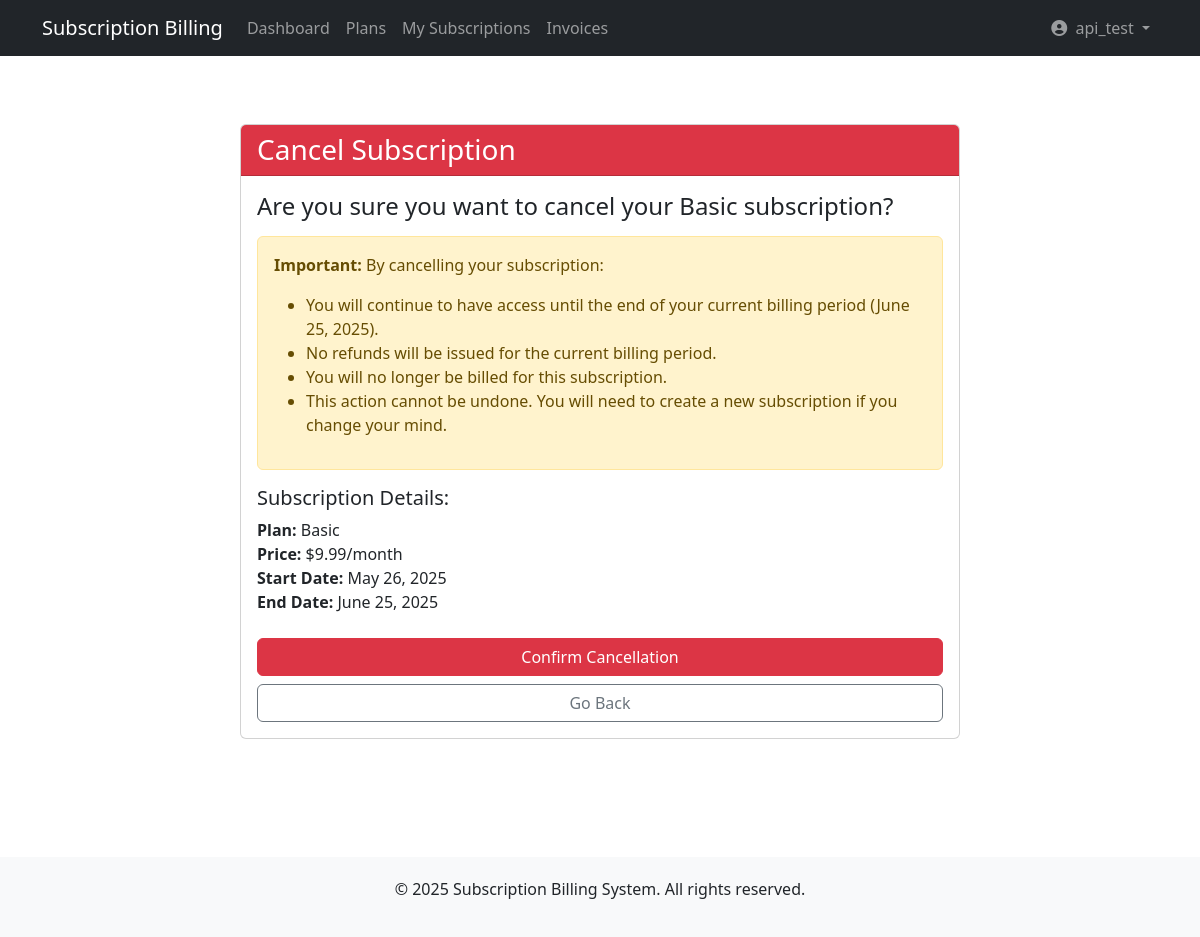
Screenshot of /subscriptions/4/cancel/ (signed in) with the database file from the repository.
### billing/models.py (models this page shows, shortened)
class Subscription(models.Model):
    STATUS_CHOICES = (
        ('active', 'Active'),
        ('cancelled', 'Cancelled'),
        ('expired', 'Expired'),
    )
    user = models.ForeignKey(User, on_delete=models.CASCADE, related_name='subscriptions')
    email = models.EmailField(null=True, blank=True, help_text="Email address for subscription notifications")
    plan = models.ForeignKey(Plan, on_delete=models.CASCADE)
    start_date = models.DateField(default=timezone.now)
    end_date = models.DateField()
    status = models.CharField(max_length=20, choices=STATUS_CHOICES, default='active')
    created_at = models.DateTimeField(auto_now_add=True)
    updated_at = models.DateTimeField(auto_now=True)

class Plan(models.Model):
    PLAN_TYPES = (
        ('basic', 'Basic'),
        ('pro', 'Pro'),
        ('enterprise', 'Enterprise'),
    )
    name = models.CharField(max_length=50, choices=PLAN_TYPES)
    price = models.DecimalField(max_digits=10, decimal_places=2)
    description = models.TextField()

### billing/views.py (the view)
# urls.py: path('subscriptions/<int:subscription_id>/cancel/', cancel_subscription, name='cancel_subscription'),
@login_required
def cancel_subscription(request, subscription_id):
    subscription = get_object_or_404(Subscription, id=subscription_id, user=request.user)
    if subscription.status != 'active':
        messages.error(request, 'Only active subscriptions can be cancelled.')
        return redirect('subscription_detail', pk=subscription_id)
    if request.method == 'POST':
        subscription.status = 'cancelled'
        subscription.save()
        messages.success(request, 'Your subscription has been cancelled.')
        return redirect('subscriptions')
    return render(request, 'billing/cancel_subscription.html', {'subscription': subscription})

### billing/templates/billing/cancel_subscription.html (shortened to what this page needs)
{% extends 'billing/base.html' %}
{% block content %}
<div class="container py-5">
    <div class="row justify-content-center">
        <div class="col-md-8">
            <div class="card">
                <div class="card-header bg-danger text-white">
                    <h3 class="mb-0">Cancel Subscription</h3>
                </div>
                <div class="card-body">
                    <h4 class="mb-3">Are you sure you want to cancel your {{ subscription.plan.get_name_display }} subscription?</h4>
                    <div class="alert alert-warning">
                        <p><strong>Important:</strong> By cancelling your subscription:</p>
                        <ul>
                            <li>You will continue to have access until the end of your current billing period ({{ subscription.end_date }}).</li>
                            <li>No refunds will be issued for the current billing period.</li>
                            <li>You will no longer be billed for this subscription.</li>
                            <li>This action cannot be undone. You will need to create a new subscription if you change your mind.</li>
                        </ul>
                    </div>
                    <div class="mb-4">
                        <h5>Subscription Details:</h5>
                        <p>
                            <strong>Plan:</strong> {{ subscription.plan.get_name_display }}<br>
                            <strong>Price:</strong> ${{ subscription.plan.price }}/month<br>
                            <strong>Start Date:</strong> {{ subscription.start_date }}<br>
                            <strong>End Date:</strong> {{ subscription.end_date }}
                        </p>
                    </div>
                    <form method="post">
                        <div class="d-grid gap-2">
                            <button type="submit" class="btn btn-danger">Confirm Cancellation</button>
                            <a href="{% url 'subscription_detail' subscription.id %}" class="btn btn-outline-secondary">Go Back</a>
                        </div>
                    </form>
                </div>
            </div>
        </div>
    </div>
</div>
{% endblock %}

### billing/templates/billing/base.html (shortened to what this page needs)
<!DOCTYPE html>
<html lang="en">
<head>
    <link href="https://cdn.jsdelivr.net/npm/bootstrap@5.3.0/dist/css/bootstrap.min.css" rel="stylesheet">
    <link href="https://cdnjs.cloudflare.com/ajax/libs/font-awesome/6.4.0/css/all.min.css" rel="stylesheet">
</head>
<body>
    <nav class="navbar navbar-expand-lg navbar-dark bg-dark">
        <div class="container">
            <a class="navbar-brand" href="{% url 'dashboard' %}">Subscription Billing</a>
            <div class="collapse navbar-collapse" id="navbarNav">
                <ul class="navbar-nav me-auto">
                    <li class="nav-item">
                        <a class="nav-link" href="{% url 'dashboard' %}">Dashboard</a>
                    </li>
                    <li class="nav-item">
                        <a class="nav-link" href="{% url 'plans' %}">Plans</a>
                    </li>
                    {% if user.is_authenticated %}
                    <li class="nav-item">
                        <a class="nav-link" href="{% url 'subscriptions' %}">My Subscriptions</a>
                    </li>
                    <li class="nav-item">
                        <a class="nav-link" href="{% url 'invoices' %}">Invoices</a>
                    </li>
                    {% endif %}
                </ul>
                <ul class="navbar-nav">
                    {% if user.is_authenticated %}
                    <li class="nav-item dropdown">
                        <a class="nav-link dropdown-toggle" href="#" id="navbarDropdown" role="button" data-bs-toggle="dropdown">
                            <i class="fas fa-user-circle me-1"></i> {{ user.username }}
                        </a>
                    </li>
                    {% endif %}
                </ul>
            </div>
        </div>
    </nav>
    <div class="container">
        {% block content %}{% endblock %}
    </div>
    <footer class="footer">
        <div class="container">
            <p>&copy; {% now "Y" %} Subscription Billing System. All rights reserved.</p>
        </div>
    </footer>
</body>
</html>

### billing/templates/billing/base.html (style rules this page uses)
.navbar { margin-bottom: 20px; }
.footer { margin-top: 50px; padding: 20px 0; background-color: #f8f9fa; text-align: center; }
.card { margin-bottom: 20px; }

### rows the page displays
Subscription: plan.name "Basic", end_date "June 25, 2025", plan.price "9.99", start_date "May 26, 2025"

### other values shown
{{ user.username }} "api_test"
